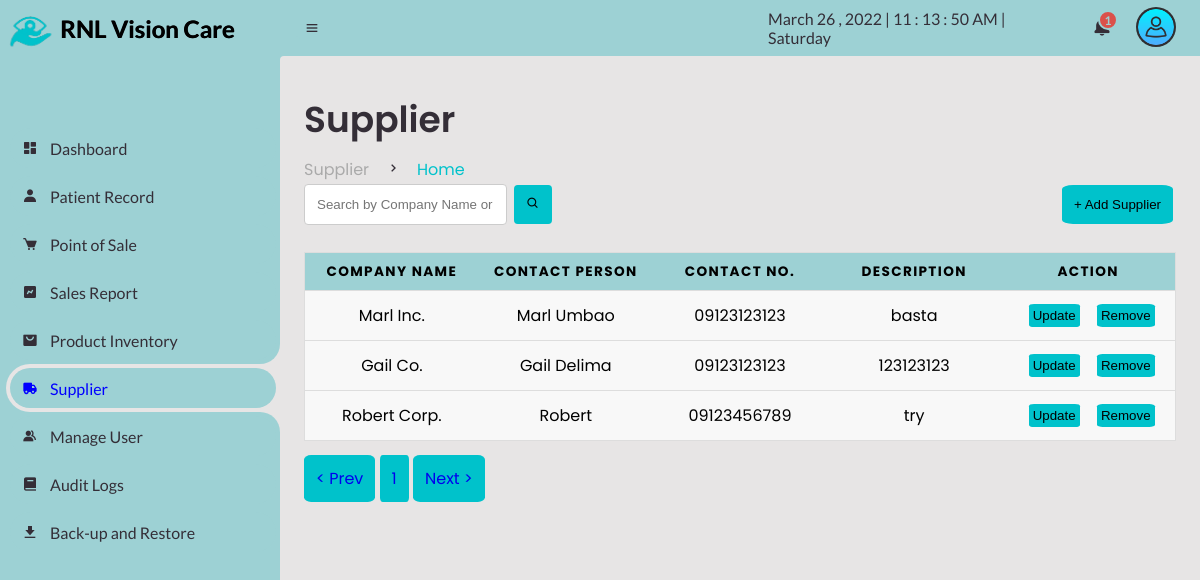
Before: /Admin/supplier.php (signed in) with the older database file.
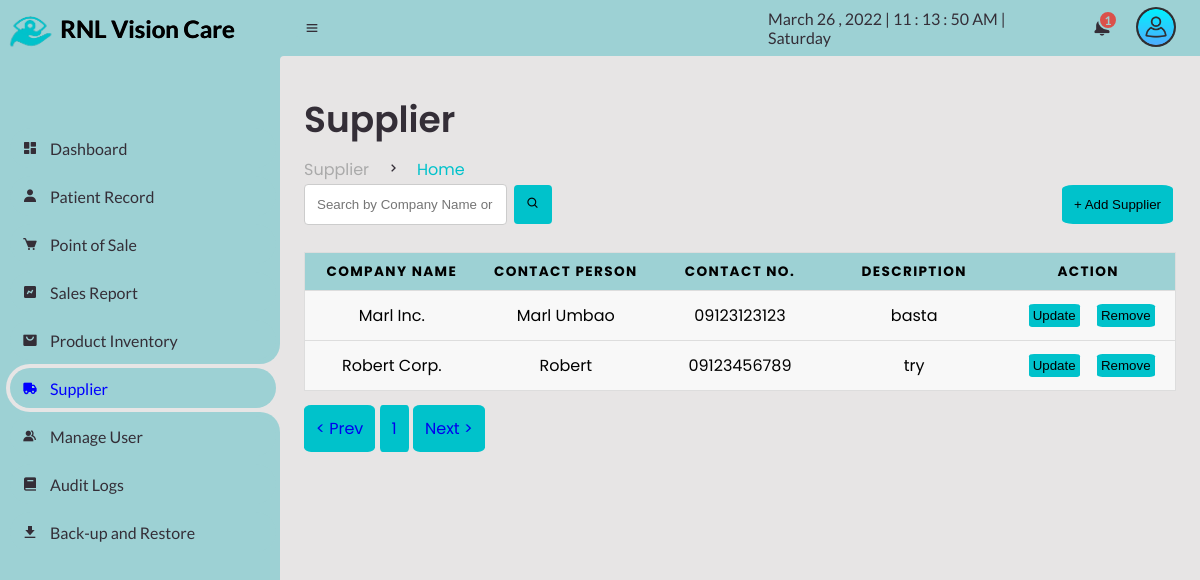
After: the same page with the newer database file.
### tables this page shows
CREATE TABLE `supplier` (
  `supp_id` int(255) NOT NULL AUTO_INCREMENT,
  `supp_cname` varchar(255) NOT NULL,
  `supp_contactperson` varchar(255) NOT NULL,
  `supp_contact` varchar(255) NOT NULL,
  `supp_email` varchar(255) NOT NULL,
  `supp_desc` varchar(255) NOT NULL,
  PRIMARY KEY (`supp_id`)
);

### Admin/supplier.php (the view, shortened to what the changed rows need)
<?php
include "logs_conn.php";
?>
<!DOCTYPE html>
<html lang="en">
<head>
	<link href='https://unpkg.com/boxicons@2.0.9/css/boxicons.min.css' rel='stylesheet'>
	<link rel="stylesheet" href="css\sys_style.css">
</head>
<body>
	<section id="content">
		<nav>
			<div class="dropdown2">
			<a href="#" class="notification">
				<span class="num">
				<?php
				$query = mysqli_query($conn, "SELECT COUNT(*) as total from client_inquiries WHERE inquiries_status = '2'");
					while($result=mysqli_fetch_array($query)){
					echo $result['total'];
				}
				?>
						  </span>
			</a>
					<?php
			   require_once("../db/notification/notifdisplay.php");
            ?>
			</div>
		</nav>
		<main>
			<div class="head-title">
				<div class="left">
					<h1>Supplier</h1>
				</div>
			</div>
			<a href="supplier-add.php"><button class="btn-addpt" style="cursor: pointer;"> + Add Supplier</button></a>
				<form method="post">
						<input type="text" name="txtsearch" id="txtsearch" placeholder="Search by Company Name or Person Name" autocomplete="off" style="padding: 12px;border: 1px solid #ccc;border-radius: 4px;font-family: var(poppins);">
						<button  id="btnsearch" name="btnsearch" class="page" style="cursor: pointer;"><i class='bx bx-search' ></i></button>
						</form></br>
					<table>
     <thead>
     	<tr>
     	 <th>Company Name</th>
		 <th>Contact Person</th>
     	 <th>Contact No.</th>
		 <th>Description</th>
		 <th>Action</th>
     	</tr>
     </thead>
     <tbody>
	 <?php
     	$limit=25;
        $page=isset($_GET['page']) ? $_GET['page']:1;
        $start=($page-1)*$limit;
        $search=$_POST['txtsearch'];
     	$sql2 =$conn->query("SELECT count(supp_id) AS id FROM `supplier`");
     	if (isset($_POST['btnsearch'])) {
        $sql1 = "SELECT * FROM `supplier` WHERE `supp_cname` LIKE '%$search%' OR `supp_contactperson` LIKE'%$search%'  LIMIT $start, $limit ";
        	}
        else{
        		$sql1 = "SELECT * FROM `supplier` LIMIT $start, $limit ";
        	}
        $result2 = $sql2->fetch_all(MYSQLI_ASSOC);
                $total=$result2[0]['id'];
                $pages=ceil($total/$limit);
                $prev=$page-1;
                $next=$page+1;
     	  $result1 = $conn->query($sql1);
  			if($result1->num_rows > 0){
  				while($row = $result1 -> fetch_assoc()){
     	?>
     	  <tr>
     	  	<td data-label="Company Name" class="namee"><?php echo $row['supp_cname'];?></td>
     	  	<td data-label="Contact Person"><?php echo $row['supp_contactperson'];?></td>
     	  	<td data-label="Contact No."><?php echo $row['supp_contact'];?></td>
			<td data-label="Description"><?php echo $row['supp_desc'];?></td>
			<td data-label="Action"><a href="supplier-update.php?id=<?php echo $row['supp_id'];?>"><button class="btn-f" style="cursor: pointer;">Update</button></a>
			<a href="?id=<?php echo $row['supp_id'];?>"><button class="btn-c" name="btnremove" style="cursor: pointer;" onclick="return confirm('Are you sure you want to remove this supplier?')">Remove</button></a></td>
     	  </tr>
     	 <?php
     	}}
     	?>
     </tbody>
   </table>
   <br>
   <a class="page" id="pre" href="supplier.php?page=<?=$prev; ?>">< Prev</a>
    	  <?php  for($i=1; $i <=$pages ; $i++): ?>
    <a class="page" href="supplier.php?page=<?=$i; ?>"><?=$i; ?></a>
                      <?php endfor; ?>
    <a class="page" id="pnext" href="supplier.php?page=<?=$next; ?>">Next ></a>
		</main>
	</section>
</body>
</html>

Changed rows visible on the page:
removed supplier: supp_cname "Gail Co.", supp_contactperson "Gail Delima", supp_contact "09123123123", supp_desc "123123123"
